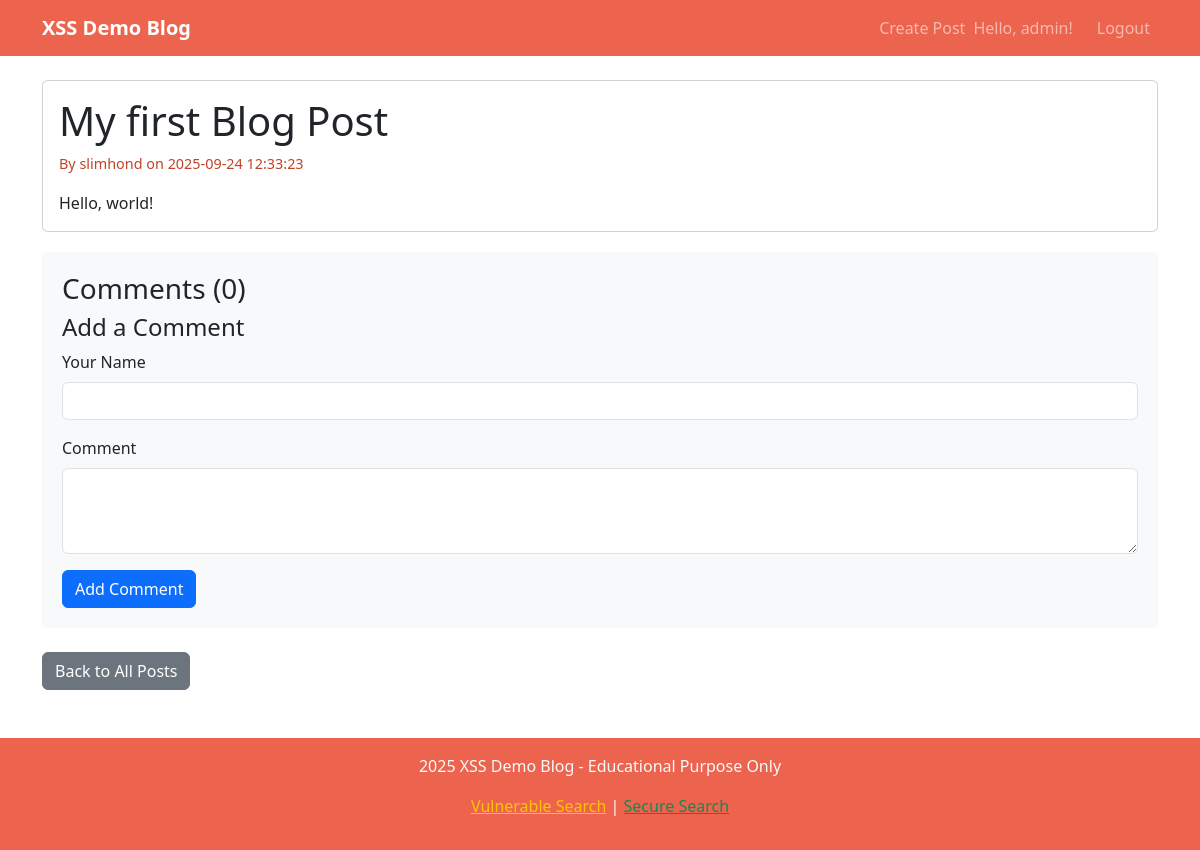
Screenshot of /post/3 (signed in) with the database file from the repository.
### tables this page shows
CREATE TABLE posts
                 (id INTEGER PRIMARY KEY AUTOINCREMENT,
                  title TEXT NOT NULL,
                  content TEXT NOT NULL,
                  author_id INTEGER,
                  created_at TIMESTAMP DEFAULT CURRENT_TIMESTAMP,
                  FOREIGN KEY (author_id) REFERENCES users (id));

CREATE TABLE users
                 (id INTEGER PRIMARY KEY AUTOINCREMENT,
                  username TEXT UNIQUE NOT NULL,
                  password_hash TEXT NOT NULL,
                  email TEXT NOT NULL,
                  created_at TIMESTAMP DEFAULT CURRENT_TIMESTAMP, totp_secret TEXT, totp_enabled INTEGER DEFAULT 0, oauth_provider TEXT, oauth_id TEXT, account_locked INTEGER DEFAULT 0, lock_until TIMESTAMP, last_login TIMESTAMP);

### app.py (the view)
@app.route('/post/<int:post_id>')
def view_post(post_id):
    conn = get_db_connection()
    post = conn.execute('''SELECT p.*, u.username
                           FROM posts p
                           JOIN users u ON p.author_id = u.id
                           WHERE p.id = ?''', (post_id,)).fetchone()
    if not post:
        flash('Post not found!')
        return redirect(url_for('index'))
    comments = conn.execute('''SELECT * FROM comments
                               WHERE post_id = ?
                               ORDER BY created_at ASC''', (post_id,)).fetchall()
    conn.close()
    return render_template('post.html', post=post, comments=comments)

### app.py (called while the page is built)
def get_db_connection():
    conn = sqlite3.connect('blog.db')
    conn.row_factory = sqlite3.Row
    return conn

### templates/post.html (shortened to what this page needs)
{% extends "base.html" %}
{% block content %}
<div class="row">
    <div class="col-md-12">
        <article class="card">
            <div class="card-body">
                <h1 class="card-title">{{ post.title }}</h1>
                <p class="post-meta">By {{ post.username }} on {{ post.created_at }}</p>
                <div class="card-text">
                    {{ post.content|replace('\n', '<br>')|safe }}
                </div>
            </div>
        </article>
        <div class="comment-section">
            <h3>Comments ({{ comments|length }})</h3>
            <h4>Add a Comment</h4>
            <form method="POST" action="{{ url_for('add_comment', post_id=post.id) }}">
                <div class="mb-3">
                    <label for="author_name" class="form-label">Your Name</label>
                    <input type="text" class="form-control" id="author_name" name="author_name" required>
                </div>
                <div class="mb-3">
                    <label for="content" class="form-label">Comment</label>
                    <textarea class="form-control" id="content" name="content" rows="3" required></textarea>
                </div>
                <button type="submit" class="btn btn-primary">Add Comment</button>
            </form>
        </div>
        <div class="mt-4">
            <a href="{{ url_for('index') }}" class="btn btn-secondary">Back to All Posts</a>
        </div>
    </div>
</div>
{% endblock %}

### templates/base.html (style rules this page uses)
.post-meta { color: #C24227; font-size: 0.9em; }
.comment-section { background-color: #f8f9fa; padding: 20px; border-radius: 5px; margin-top: 20px; }

### rows the page displays
posts: title "My first Blog Post", created_at "2025-09-24 12:33:23", content "Hello, world!"
users: username "slimhond"

### other values shown
{{ session.username }} "admin"
{{ comments|length }} "0"
